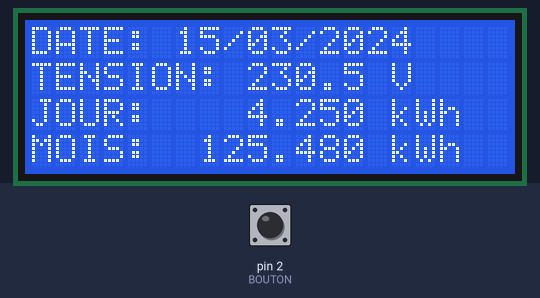
This sketch was run on a simulated Arduino Uno, built with avr-gcc and run on an emulated ATmega328P. Parts: 20×4 character LCD. The inputs (shaded band) are chosen by the test bench; at power-on: pin 2 (BOUTON) HIGH. The local clock reads 2024-03-15 10:24:30 at power-on unless the sketch sets it.

Above: at 1.3 s.
1.4 s: pin 2 (BOUTON) pulled LOW for 0.15 s
At 2.3 s:
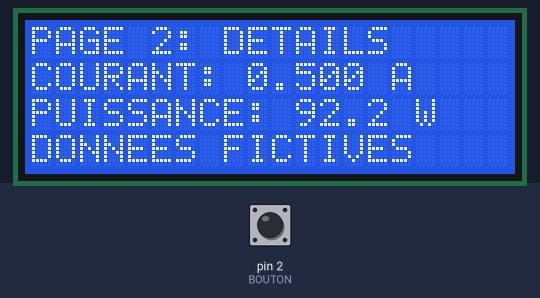
3.0 s: pin 2 (BOUTON) pulled LOW for 1 s
At 3.5 s:
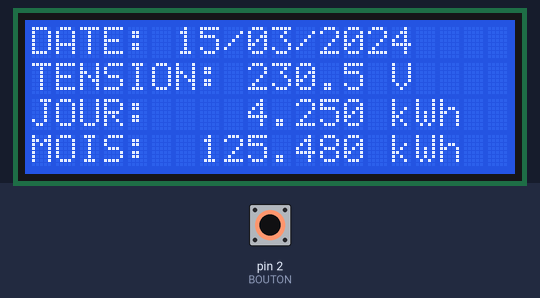
5.5 s: pin 2 (BOUTON) pulled LOW for 3.2 s
At 6.6 s:
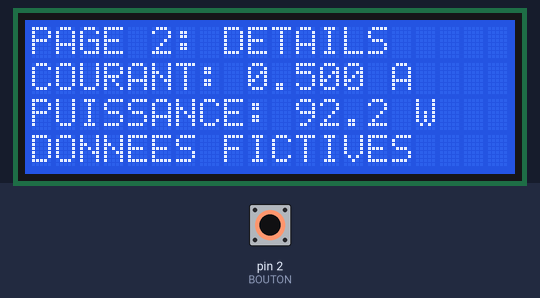
Timing chart, 0 to 8.5 s (numbered marks = the images above; inputs shaded):
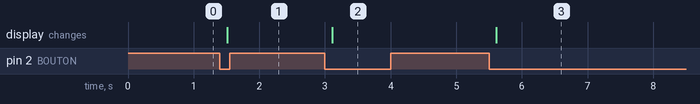

The sketch:

TP02_corrige_page_lcd.ino
```cpp
/*
 * M07 TP02 : ajouter une page "courant/puissance" fictive.
 * Bouton D2 -> GND, INPUT_PULLUP, anti-rebond 35 ms.
 * Pages 0/1 sur LCD 20x4, date rtc verifiee si disponible.
 * Aucune mesure reelle.
 */
#include <Wire.h>
#include <RTClib.h>
#include <hd44780.h>
#include <hd44780ioClass/hd44780_I2Cexp.h>
#include <stdio.h>
#include <string.h>

RTC_DS3231 rtc;
hd44780_I2Cexp lcd;
bool lcdPret = false;
bool rtcFiable = false;
const byte BOUTON = 2;
const unsigned long ANTIREBOND = 35UL;
int dernierBrut = HIGH;
int stable = HIGH;
unsigned long changementMs = 0;
unsigned long prochainAffichageMs = 0;
byte page = 0;
byte pageDessinee = 255;

void ligne(uint8_t n, const char *t) {
  char tampon[21];
  memset(tampon, ' ', 20);
  tampon[20] = '\0';
  for (byte i=0; i<20 && t[i]; ++i) tampon[i] = t[i];
  lcd.setCursor(0, n); lcd.print(tampon);
}

void afficherPage() {
  if (page == 1) {
    ligne(0, "PAGE 2: DETAILS");
    ligne(1, "COURANT: 0.500 A");
    ligne(2, "PUISSANCE: 92.2 W");
    ligne(3, "DONNEES FICTIVES");
  } else {
    if (rtcFiable) {
      DateTime dt = rtc.now();
      if (dt.isValid()) {
        char titre[21];
        snprintf(titre, sizeof(titre), "DATE: %02u/%02u/%04u",
                 (unsigned)dt.day(), (unsigned)dt.month(), (unsigned)dt.year());
        ligne(0, titre);
      } else {
        rtcFiable = false;
        ligne(0, "DATE: INVALIDE");
      }
    } else ligne(0, "DATE: A REGLER");
    ligne(1, "TENSION: 230.5 V");
    ligne(2, "JOUR:    4.250 kWh");
    ligne(3, "MOIS:  125.480 kWh");
  }
}

void setup() {
  Serial.begin(9600);
  Wire.begin();
  pinMode(BOUTON, INPUT_PULLUP);
  lcdPret = (lcd.begin(20,4) == 0);
  if (!lcdPret) {
    Serial.println(F("ERREUR LCD"));
    return;
  }
  lcd.backlight();
  rtcFiable = rtc.begin() && !rtc.lostPower();
  if (!rtcFiable) Serial.println(F("RTC NON FIABLE : date non affichee"));
  afficherPage();
  pageDessinee = page;
  prochainAffichageMs = millis();
}
void loop() {
  if (!lcdPret) return;
  unsigned long maintenant = millis();
  int brut = digitalRead(BOUTON);
  if (brut != dernierBrut) changementMs = maintenant;
  if ((unsigned long)(maintenant-changementMs) >= ANTIREBOND && brut != stable) {
    stable=brut;
    if (stable==LOW) page=(byte)(1-page);
  }
  dernierBrut=brut;
  if (page != pageDessinee || (unsigned long)(maintenant - prochainAffichageMs)>=1000UL) {
    afficherPage();
    pageDessinee=page;
    prochainAffichageMs=maintenant;
  }
}
```

Measured:
- after the input at 1.4 s, the display: changes after 0.11 s (image 1)
- after the input at 3.0 s, the display: changes after 0.11 s (image 2)
- after the input at 5.5 s, the display: changes after 0.11 s (image 3)
